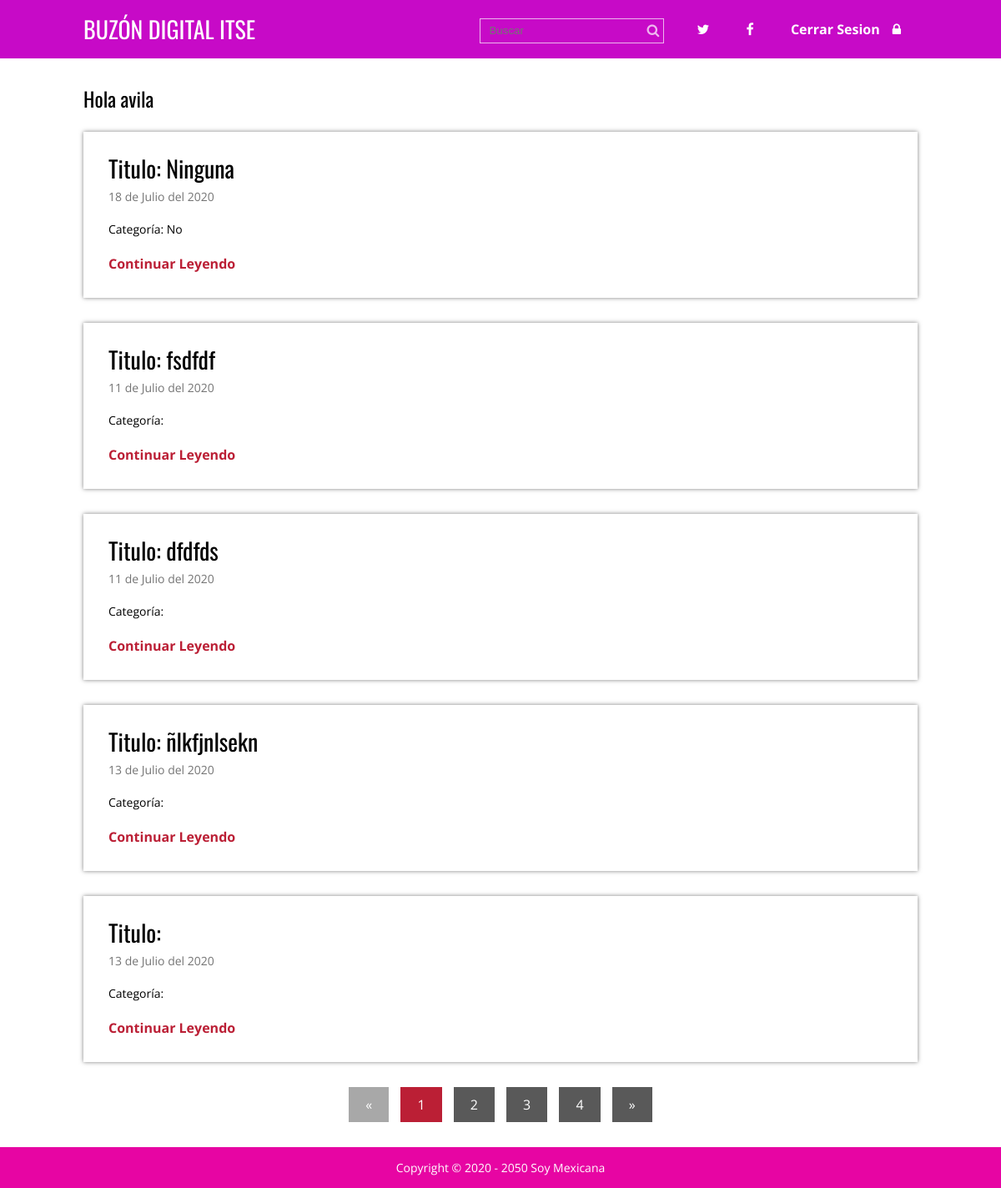
The app's page /admin/consulta.php (signed in) with its own data.
### tables this page shows
CREATE TABLE `formulario` (
  `id` int(11) NOT NULL,
  `nombre` varchar(150) NOT NULL,
  `correo` varchar(150) NOT NULL,
  `estudiante` varchar(80) NOT NULL,
  `telefono` varchar(10) NOT NULL,
  `n_control` varchar(80) NOT NULL,
  `carrera` varchar(150) NOT NULL,
  `semestre` varchar(150) NOT NULL,
  `grupo` varchar(150) NOT NULL,
  `turno` varchar(150) NOT NULL,
  `aula` varchar(150) NOT NULL,
  `queja` varchar(255) NOT NULL,
  `sugerencia` varchar(255) NOT NULL,
  `fecha` timestamp NOT NULL DEFAULT CURRENT_TIMESTAMP ON UPDATE CURRENT_TIMESTAMP,
  `estado` varchar(150) NOT NULL,
  `respuesta` varchar(255) NOT NULL
);

### admin/consulta.php (called while the page is built, shortened)
<?php session_start();
require 'config.php';
require '../functions.php';
$conexion = conexion($bd_config);
$posts = obtener_post($blog_config['post_por_pagina'], $conexion);
require '../views/admin_consulta.view.php';
?>

### admin/config.php (called while the page is built, shortened)
<?php
$blog_config = array(
	'post_por_pagina'=> '5'
);
?>

### functions.php (called while the page is built, shortened)
<?php
function pagina_actual(){
	return isset($_GET['p']) ? (int)$_GET['p']: 1;
}
function obtener_post($post_por_pagina, $conexion){
	$inicio = (pagina_actual() > 1) ? (pagina_actual() * $post_por_pagina - $post_por_pagina) : 0;
	$sentencia = $conexion->prepare("SELECT SQL_CALC_FOUND_ROWS * FROM formulario LIMIT {$inicio}, {$post_por_pagina}");
	$sentencia->execute();
	return $sentencia->fetchAll();
}
function fecha($fecha){
	$timestamp = strtotime($fecha);
	$meses = ['Enero', 'Febrero', 'Marzo', 'Abril', 'Mayo', 'Junio', 'Julio', 'Agosto', 'Septiembre', 'Octubre', 'Noviembre', 'Diciembre'];
	$dia = date('d', $timestamp);
	$mes = date('m', $timestamp) - 1;
	$year = date('Y', $timestamp);
	$fecha = $dia . ' de ' . $meses[$mes] . ' del ' . $year;
	return $fecha;
}
?>

### views/admin_consulta.view.php (the view, shortened to what this page needs)
<!DOCTYPE html>
<html lang="en">
<head>
	<link rel="stylesheet" href="<?php echo RUTA; ?>/css/estilos.css">
	<link rel="stylesheet" href="https://maxcdn.bootstrapcdn.com/font-awesome/4.4.0/css/font-awesome.min.css">
</head>
<body>
	<header>
		<div class="contenedor">
			<div class="logo izquierda">
				<p><a href="<?php echo RUTA; ?>">BUZÓN DIGITAL ITSE</a></p>
			</div>
			<div class="derecha">
				<form action="<?php echo RUTA; ?>/buscaradmin.php" method="get" name="busqueda" class="buscar">
					<input type="text" name="busqueda" placeholder="Buscar">
					<button type="submit" class="icono fa fa-search"></button>
				</form>
				<nav class="menu">
					<ul>
						<li>
							<a href="https://twitter.com/TecNMEscarcega"><i class="fa fa-twitter"></i></a>
						</li>
						<li>
							<a href="https://www.facebook.com/TecNMCampusEscarcega"><i class="fa fa-facebook"></i></a>
						</li>
						<li><a href="<?php echo RUTA; ?>/admin/cerrar.php">Cerrar Sesion<i class="icono fa fa-lock"></i></a></li>
					</ul>
				</nav>
			</div>
		</div>
	</header>
<div class="contenedor">
	<h2><?php if (isset($_SESSION['usuario'])) { echo " Hola " . $_SESSION['usuario'];} else{ echo "";} ?></h2>
	<br>
	<?php foreach($posts as $post): ?>
	<section class="post">
	<article>
	<h2 class="titulo">Titulo: <a href="single.php?id=<?php echo $post['queja']; ?>"><?php echo $post['queja'] ?></a></h2>
					<p class="fecha"><?php echo fecha($post['fecha']); ?></p>
					<p class="extracto">Categoría: <?php echo $post['estudiante'] ?></p>
					<a href="../single.php?id=<?php echo $post['id']; ?>" class="continuar">Continuar Leyendo</a>
	</article>
	</section>
	<?php endforeach; ?>
</div>
<?php require '../paginacion.php'; ?>
<?php require '../views/footer.php'; ?>

### css/estilos.css (style rules this page uses)
* { margin: 0; padding: 0; -webkit-box-sizing: border-box; -moz-box-sizing: border-box; box-sizing: border-box; }
body { font-size: 16px; font-family: 'Open Sans', sans-serif; background: #ffffff; }
h1, h2, h3, h4, h5, h6 { font-family: "Oswald", Arial, Sans-serif; font-weight: normal; text-align: justify; }
a { text-decoration: none; color:#BB1F35; }
.contenedor { max-width: 1000px; width: 90%; margin: auto; }
.izquierda { float: left; }
.derecha { float: right; }
header { color:#fff; margin-bottom: 30px; background: #c70ac7; }
header .contenedor { overflow: hidden; }
header .logo { max-width: 300px; }
header .logo a { color: #fff; font-family: "Oswald", Arial, Sans-serif; font-size: 28px; line-height: 70px; }
header .buscar { display: inline-block; position: relative; margin-right: 15px; }
header .buscar input[type="text"] { background: none; border:1px solid rgba(255,255,255,.7); color:rgba(255,255,255,.7); height: 30px; padding: 0 10px; padding-right: 32px; }
header .buscar .icono { color:rgba(255,255,255,.7); position: absolute; right: 0; background: none; border:none; cursor:pointer; padding: 6px; font-size: 16px; line-height: 16px; }
header .menu { display: inline-block; }
header .menu ul { list-style: none; }
header .menu ul li { display: inline-block; line-height: 70px; }
header .menu ul li a { color: #fff; display: block; padding: 0px 20px; font-weight: bold; }
header .menu ul li a .icono { margin-left: 15px; }
.post { width: 100%; background: #fff; box-shadow: 0px 0px 5px rgba(0,0,0, .5); margin-bottom: 30px; padding: 30px; }
.post article .titulo { font-family: "Oswald", Arial, Sans-serif; font-size: 28px; font-weight: normal; line-height: 28px; margin-bottom: 10px; }
.post article .titulo a { color:#000; }
.post article .fecha { color:#747474; font-size: 14px; margin-bottom: 20px; }
.post article .extracto { font-size: 14px; line-height: 20px; margin-bottom: 20px; }
.post article .continuar { color:#BB1F35; font-weight: bold; }

### records on screen
formulario: queja "Ninguna", fecha "18 de Julio del 2020", estudiante "No"
formulario: queja "fsdfdf", fecha "11 de Julio del 2020"
formulario: queja "dfdfds", fecha "11 de Julio del 2020"
formulario: queja "ñlkfjnlsekn", fecha "13 de Julio del 2020"
formulario: fecha "13 de Julio del 2020"

### other values on screen
$_SESSION['usuario'] "avila"
